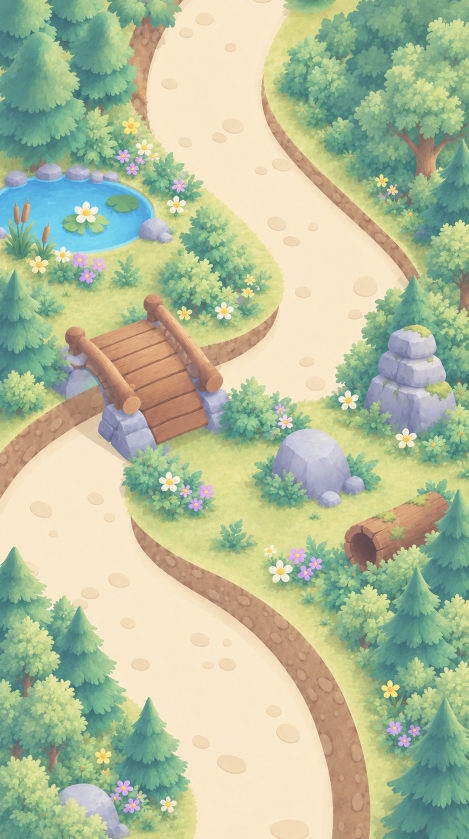
#> input picture tools/scene-trace/A.png, 937 x 1678 px, found by its file name (shown at 1/2 size)
$ python seam.py poisson
#> lines starting #> are read from the running program, lines starting #| are printed output that depends on the picture; after the words box and inside, x2 and y2 are one past the last pixel; in counts of white or black regions, pixels touching at a corner belong together
"""Make B_seam.png: B's top band edited so it continues A's bottom row.

usage: seam.py METHOD [--band L] [--out PATH]
  METHOD poisson : path-anchored warp of B, then a gradient-domain (Poisson) blend that pins row -1 to A's last row.
  METHOD cut     : path-anchored warp of B, then A's bottom rows mirrored downward and joined to the warped B along a
                   minimum-error cut (dynamic programming, no alpha blending except a 2 px feather), then a short
                   Poisson pass to remove the residual low-frequency offset.

The warp is horizontal only. Per row k of B (k < L) the anchors are B's own path edges l(k), r(k); they move by
dl * w(k), dr * w(k), with dl, dr the row-0 mismatch to A's last row and w a smoothstep from 1 (k = 0) to 0 (k = L).
Outside the path the displacement is held constant out to x = 81 / 856 (the phone-visible range) and tapers to 0 at the
canvas edges, so compression sits outside the visible range.
"""
import argparse
import numpy as np
from PIL import Image
from scipy.ndimage import binary_closing, gaussian_filter1d, map_coordinates, median_filter
from scipy.sparse import diags, kron, identity, csr_matrix
from scipy.sparse.linalg import factorized

W, H = 937, 1678
VIS = (81, 856)


def load(p):
    return np.asarray(Image.open(p).convert('RGB')).astype(np.float64)


def cream(img):
    r, g, b = img[..., 0], img[..., 1], img[..., 2]
    return (r > 215) & (g > 195) & (b > 160) & (r - b < 70) & (r >= g)


def path_edges(img, rows, near=None):
    """Left/right cream-path edge per row (largest run, or the run overlapping `near`)."""
    m = cream(img)
    out = []
    for y in rows:
        mm = binary_closing(m[y], np.ones(9))
        idx = np.flatnonzero(np.diff(np.r_[0, mm.astype(int), 0]))
        rs = list(zip(idx[::2], idx[1::2]))
        if near is not None and out:
            c = (out[-1][0] + out[-1][1]) / 2
            rs = [r for r in rs if r[0] <= c <= r[1]] or rs
        out.append(max(rs, key=lambda r: r[1] - r[0]))
    return np.array(out, np.float64)


def smoothstep(t):
    t = np.clip(t, 0, 1)
    return 1 - (3 * t * t - 2 * t * t * t)


def warp_B(A, B, L):
    ea = path_edges(A, [H - 1])[0]                      # A's last-row path edges
    eb = path_edges(B, range(L + 1), near=True)
    eb = np.stack([gaussian_filter1d(median_filter(eb[:, i], 9, mode='nearest'), 3, mode='nearest') for i in (0, 1)], 1)
    dl, dr = ea[0] - eb[0, 0], ea[1] - eb[0, 1]
    out = B.copy()
    xs = np.arange(W, dtype=np.float64)
    for k in range(L):
        w = smoothstep(k / L)
        l, r = eb[k]
        tl, tr = l + dl * w, r + dr * w
        # target anchors -> source anchors; displacement constant out to the visible edges, 0 at canvas edges
        tx = [0, VIS[0], tl, tr, VIS[1], W - 1]
        sx = [0, VIS[0] - dl * w, l, r, VIS[1] - dr * w, W - 1]
        src = np.interp(xs, tx, sx)
        for c in range(3):
            out[k, :, c] = map_coordinates(B[k:k + 1, :, c], [np.zeros(W), src], order=3, mode='nearest')
    return np.clip(out, 0, 255), (dl, dr)


def poisson_band(target, top_row, P, seam_step):
    """Re-solve rows 0..P-1 of `target` so their gradients match target's own, row -1 is `top_row` (A's last row) and
    the step from row -1 to row 0 is `seam_step` (A's own last step). Dirichlet at rows -1 and P, Neumann at x edges."""
    ey = diags([-1, 2, -1], [-1, 0, 1], shape=(P, P), dtype=float)
    ex = diags([-1, 2, -1], [-1, 0, 1], shape=(W, W), dtype=float).tolil()
    ex[0, 0] = ex[-1, -1] = 1
    solve = factorized((kron(ey, identity(W)) + kron(identity(P), csr_matrix(ex))).tocsc())
    out = target.copy()
    for c in range(3):
        g = target[:P + 1, :, c]
        b = np.zeros((P, W))
        b[1:] += g[1:P] - g[:P - 1]                     # up neighbours inside the band
        b[0] += seam_step[:, c] + top_row[:, c]         # up neighbour of row 0: guided step + Dirichlet value
        b += g[:P] - g[1:P + 1]                         # down neighbours (row P is Dirichlet)...
        b[-1] += g[P]                                   # ...with its known value
        b[:, 1:] += g[:P, 1:] - g[:P, :-1]
        b[:, :-1] += g[:P, :-1] - g[:P, 1:]
        out[:P, :, c] = solve(b.ravel()).reshape(P, W)
    return np.clip(out, 0, 255)


def mirror_cut(A, Wb, K, kmin):
    """A's bottom K rows mirrored below its last row, joined to Wb along a min-error cut c(x) in [kmin, K)."""
    M = A[H - 2 - np.arange(K)]                           # start one row in: M[0] = A[H-2], so A[H-1] -> M[0] is one step
    lum = np.array([0.299, 0.587, 0.114])
    d = np.abs((M - Wb[:K]) @ lum)
    gm = np.abs(np.diff(M @ lum, axis=0, prepend=(M @ lum)[:1]))
    gw = np.abs(np.diff(Wb[:K] @ lum, axis=0, prepend=(Wb[:K] @ lum)[:1]))
    cost = d + 0.5 * (gm + gw)
    cost[:kmin] = 1e9
    # horizontal-path DP: one cut row per column, |dc| <= 3 per column
    acc = cost[:, 0].copy(); back = np.zeros((K, W), np.int16)
    step = 3
    for x in range(1, W):
        best = np.full(K, np.inf); arg = np.zeros(K, np.int16)
        for s in range(-step, step + 1):
            sh = np.full(K, np.inf)
            if s >= 0:
                sh[s:] = acc[:K - s] if s else acc
            else:
                sh[:s] = acc[-s:]
            pen = sh + 0.6 * abs(s)
            better = pen < best
            best[better] = pen[better]; arg[better] = s
        acc = best + cost[:, x]; back[:, x] = arg
    c = np.zeros(W, int); c[-1] = int(np.argmin(acc))
    for x in range(W - 1, 0, -1):
        c[x - 1] = c[x] - back[c[x], x]
    rows = np.arange(K)[:, None]
    alpha = np.clip((c[None, :] + 1 - rows) / 2.0, 0, 1)[..., None]   # 1 above the cut, 2 px feather
    out = Wb.copy()
    out[:K] = alpha * M + (1 - alpha) * Wb[:K]
    return out, c


def main():
    ap = argparse.ArgumentParser()
    ap.add_argument('method', choices=['poisson', 'cut'])
    ap.add_argument('--band', type=int, default=260)
    ap.add_argument('--poisson', type=int, default=120)
    ap.add_argument('--K', type=int, default=60)
    ap.add_argument('--kmin', type=int, default=4)
    ap.add_argument('--out', default='B_seam.png')
    a = ap.parse_args()
    A = load('A.png')
    B = load('B_orig.png')[:H]                            # trim the bottom row: 937x1678
#> call 2 of load, with p = 'B_orig.png'
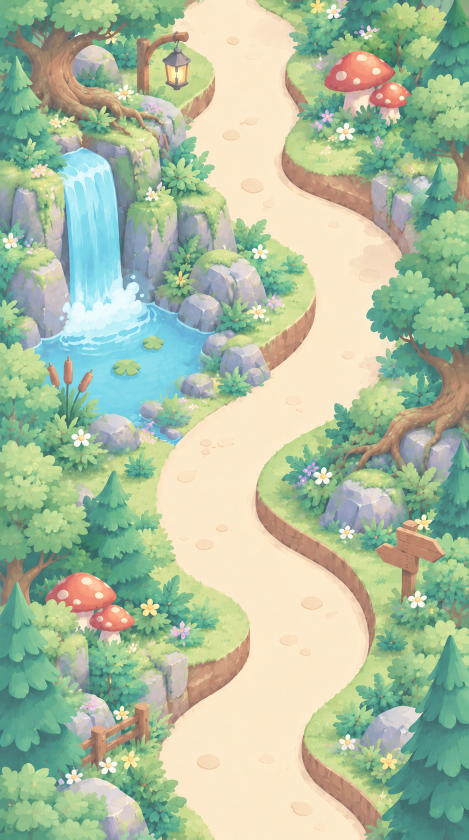
#> input picture tools/scene-trace/B_orig.png, 937 x 1679 px, found by its file name (shown at 1/2 size)
    Wb, (dl, dr) = warp_B(A, B, a.band)
#> in cream, `return (r > 215) & (g > 195) & (b > 160) & (r - b < 70) & (r >= g)`:
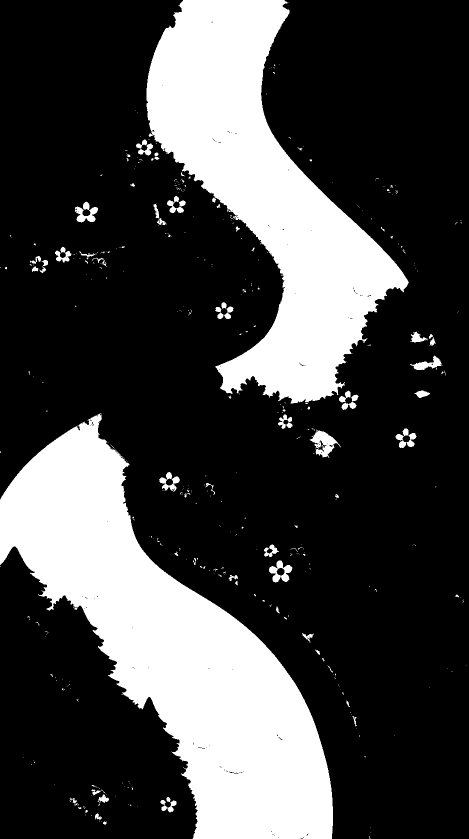
#> returned value: shape (1678, 937) bool (shown at 1/2 size); 26.4% white; 435 white regions (369 under 20 px), largest, box (x1, y1, x2, y2) and area: (0, 826, 666, 1678) 224966, (293, 0, 818, 808) 176263, (619, 860, 682, 916) 1547
#> the loop in path_edges, `for y in rows:` made 1 pass
#> rs on pass 1: [(385, 664), (739, 741)]
#> after the loop in path_edges, `for y in rows:`: out = [(385, 664)]
#> in warp_B, `ea = path_edges(A, [H - 1])[0]                      # A's last-row pat..`: ea = [385, 664]
#> in cream (call 2), `r, g, b = img[..., 0], img[..., 1], img[..., 2]`:
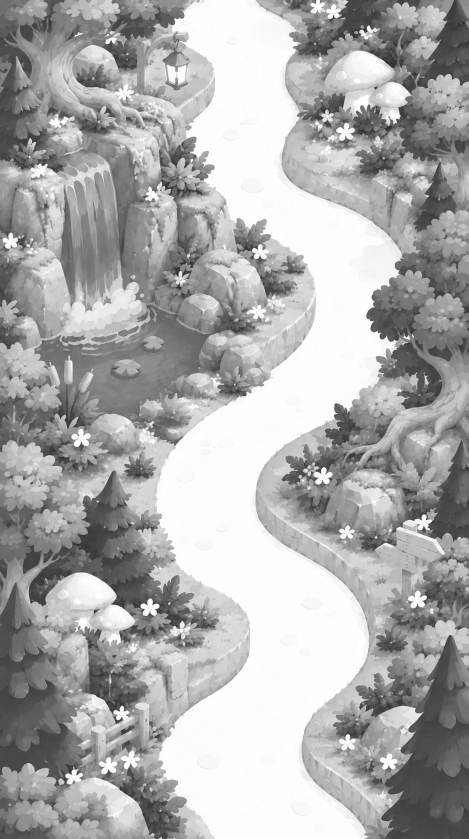
#> r: shape (1678, 937) float64 (shown at 1/2 size); min 26, max 255, mean 172.5
#> in cream (call 2), `return (r > 215) & (g > 195) & (b > 160) & (r - b < 70) & (r >= g)`:
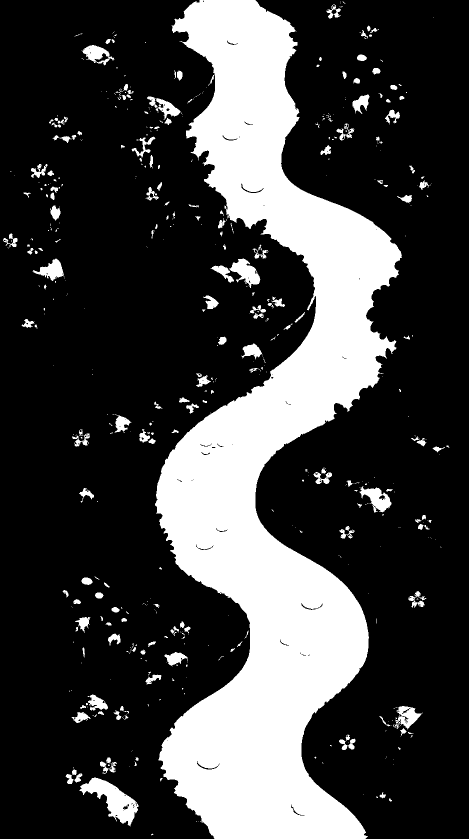
#> returned value: shape (1678, 937) bool (shown at 1/2 size); 25.5% white; 539 white regions (357 under 20 px), largest, box (x1, y1, x2, y2) and area: (310, 0, 804, 1678) 363214, (159, 1555, 278, 1653) 4596, (458, 517, 521, 576) 1781
#> the loop in path_edges (call 2), `for y in rows:` made 261 passes
#> (idx, c) on passes 3, 4, 5, 6, 7, 8, 10, 11, 12, 13, 14, 15: ([392, 513, 681, 682], 455.5), ([390, 514, 685, 687], 452.5), ([388, 515, 686, 688], 452), ([386, 516, 681, 689], 451.5), ([385, 516, 688, 692], 451), ([384, 517, 680, 681], 450.5), ([381, 518, 666, 670], 450.5), ([379, 519, 665, 671], 449.5), ([379, 519, 664, 672], 449), ([378, 520, 663, 686], 449), ([377, 521, 663, 672, 682, 684], 449), ([376, 524, 663, 672, 681, 683], 449)
#> (c, rs) on passes 61 to 66: (467, [(344, 591)]), (467.5, [(344, 591)]), (467.5, [(345, 593)]), (469, [(346, 589)]), (467.5, [(375, 582)]), (478.5, [(375, 580)])
#> in warp_B, `eb = path_edges(B, range(L + 1), near=True)`: eb = 261 pairs, first value 343 to 473, second value 497 to 599
#> in warp_B, `eb = np.stack([gaussian_filter1d(median_filter(eb[:, i], 9, mode='near..`: eb = 261 pairs, first value 344.6 to 430, second value 512.2 to 597.3
#> in warp_B, `dl, dr = ea[0] - eb[0, 0], ea[1] - eb[0, 1]`: dl = -11.01; dr = 151.8
#> the loop in warp_B, `for k in range(L):` made 260 passes
#> (l, r, tl, tr, tx, sx) on passes 1 to 3: (396, 512.2, 385, 664, [0, 81, 385, 664, 856, 936], [0, 92.01, 396, 512.2, 704.2, 936]), (394.6, 512.7, 383.6, 664.5, [0, 81, 383.6, 664.5, 856, 936], [0, 92.01, 394.6, 512.7, 704.2, 936]), (392.9, 513.3, 381.9, 665.1, [0, 81, 381.9, 665.1, 856, 936], [0, 92.01, 392.9, 513.3, 704.2, 936])
#> dl = -11.01; dr = 151.8
    print(f'warp: dl {dl:+.1f} dr {dr:+.1f} over {a.band} rows')
#| warp: dl -11.0 dr +151.8 over 260 rows
    if a.method == 'poisson':
        out = poisson_band(Wb, A[H - 1], a.poisson, A[H - 1] - A[H - 2])
#> the loop in poisson_band, `for c in range(3):` made 3 passes
#> pass 1, in poisson_band, `g = target[:P + 1, :, c]`:
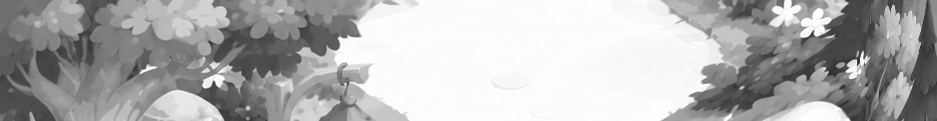
#> g: shape (121, 937) float64; min 34.21, max 255, mean 176.8
#> after the loop in poisson_band, `for c in range(3):`:
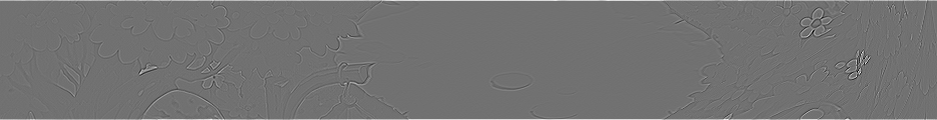
#> b: shape (120, 937) float64; min -223.2, max 278.5, mean 2.6; drawn with min black and max white
#> after the loop in poisson_band, `for c in range(3):`:
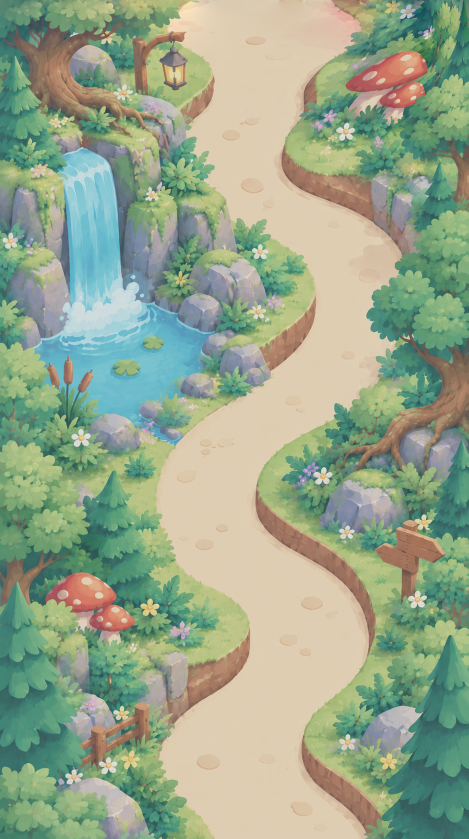
#> out: shape (1678, 937, 3) float64 (shown at 1/2 size); mean R, G, B 174.5, 191.8, 162.1; drawn with min black and max white
    else:
        out, c = mirror_cut(A, Wb, a.K, a.kmin)
        print('cut rows: min %d max %d mean %.1f (visible range mean %.1f)' % (c.min(), c.max(), c.mean(), c[VIS[0]:VIS[1]].mean()))
        out = poisson_band(out, A[H - 1], a.poisson, A[H - 1] - A[H - 2])
    Image.fromarray(np.round(out).astype(np.uint8)).save(a.out)
    Image.fromarray(np.round(Wb).astype(np.uint8)).save(a.out.replace('.png', '_warp.png'))


if __name__ == '__main__':
    main()
